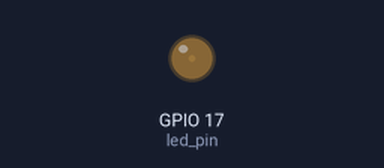
Simulated run of this program. Board: Raspberry Pi (BCM pin numbers). On the bench: output pins drawn as LEDs (lit = HIGH). What the program prints to the terminal is not drawn.

Above: at 0.05 s.
At 0.7 s:
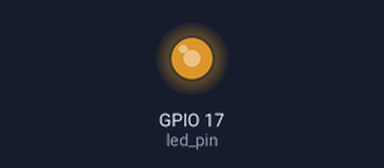
At 1.4 s:
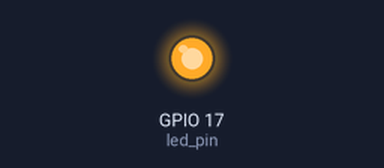
At 2.8 s:
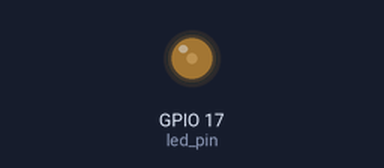
Timing chart, 0 to 5.3 s (numbered marks = the images above):
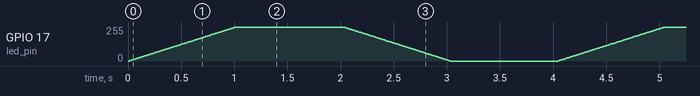

The program:

BreathingLED3.py
```python
# Filename: BreathingLED3.py
# Project: Freenove kit using pigpio C and Python library
# Description: Use a button to control the state of a LED
# Author: JudaV
# date: october 2024

import pigpio
import time

led_pin = 17  # define the LedPin
pi1 = pigpio.pi()  # Initialise Pi connection and access to the local Pi's GPIO


def setup():
    pi1.set_PWM_dutycycle(led_pin, 0)  # starts PWM at zero
    pi1.set_PWM_range(led_pin, 100)  # sets the maximum at 100(%)


def loop():
    while True:
        for dc in range(0, 101, 1):  # make the led brighter
            pi1.set_PWM_dutycycle(led_pin, dc)  # set dc value as the duty cycle
            time.sleep(0.01)
        time.sleep(1)
        for dc in range(100, -1, -1):  # make the led darker
            pi1.set_PWM_dutycycle(led_pin, dc)  # set dc value as the duty cycle
            time.sleep(0.01)
        time.sleep(1)


def destroy():
    pi1.stop()  # Release all GPIO
    print("\nprogram terminated\n")


if __name__ == "__main__":  # Program entrance
    print("Program is starting...")
    setup()
    try:
        loop()
    except KeyboardInterrupt:  # Press ctrl-c to end the program.
        destroy()
```
